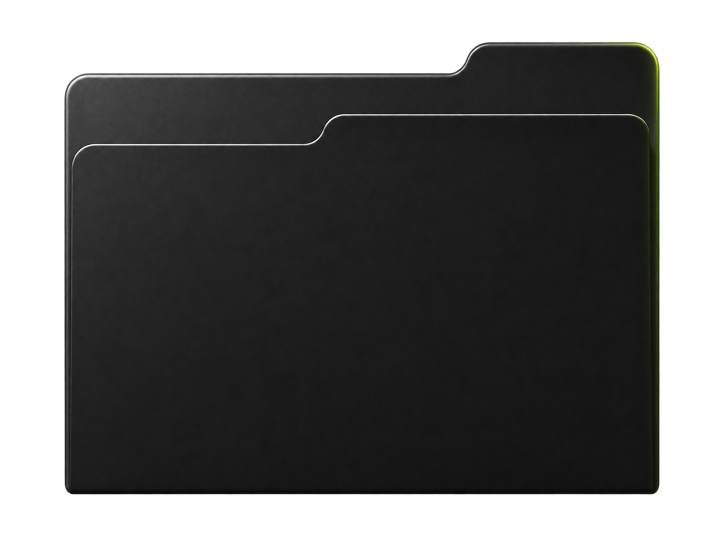
#> input picture scripts/showcase-sources/project-folders/folder-no-hand-source.png, 1448 x 1086 px (shown at 1/2 size)
$ python prepare-folder-assets.py showcase-sources/project-folders/folder-no-hand-source.png
#> lines starting #> are read from the running program, lines starting #| are printed output that depends on the picture; after the words box and inside, x2 and y2 are one past the last pixel; in counts of white or black regions, pixels touching at a corner belong together
"""Export the selected no-hand charcoal folder for cards and desktop icons."""
import argparse
import shutil
from pathlib import Path
from PIL import Image, ImageDraw

parser=argparse.ArgumentParser();parser.add_argument('source');args=parser.parse_args()
root=Path(__file__).resolve().parent.parent
sources=root/'scripts/showcase-sources/project-folders';sources.mkdir(exist_ok=True)
shutil.copyfile(args.source,sources/'folder-no-hand-source.png')
image=Image.open(args.source).convert('RGBA')
#> image is the input picture: PIL image 1448x1086 RGBA; mean R, G, B, A 20.7, 20.8, 20.4, 164.8
mask=image.getchannel('A').point(lambda value:255 if value>12 else 0)
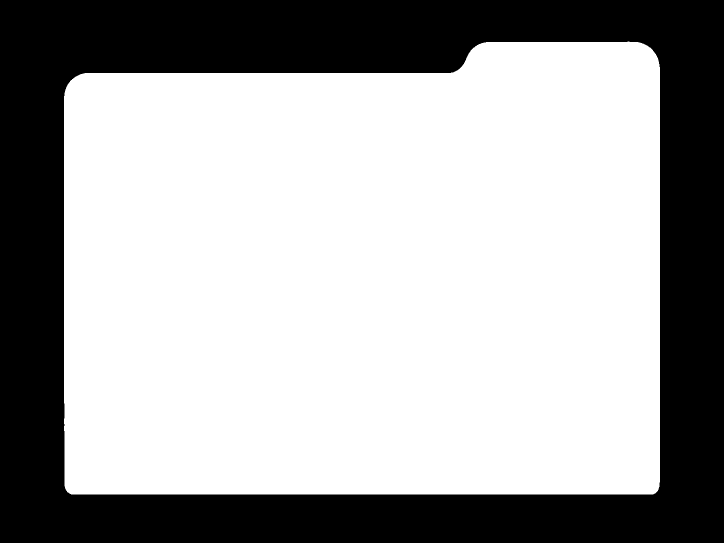
#> mask: PIL image 1448x1086 L (shown at 1/2 size); 65.3% white; 1 black region, box (x1, y1, x2, y2) and area: (0, 0, 1448, 1086) 545227
image=image.crop(mask.getbbox())
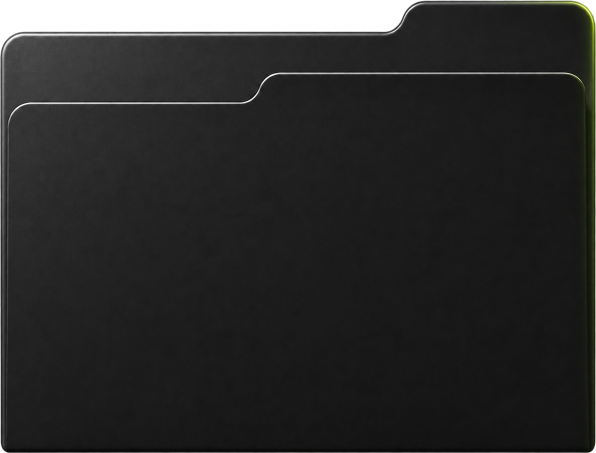
#> image: PIL image 1192x906 RGBA (shown at 1/2 size); mean R, G, B, A 30.1, 30.3, 29.7, 240; transparent parts drawn white
image.thumbnail((1152,1000),Image.Resampling.LANCZOS)
#> image: PIL image 1152x876 RGBA
image.save(root/'src/intro/folder-charcoal.webp',quality=94,method=6)
image.thumbnail((112,88),Image.Resampling.LANCZOS)
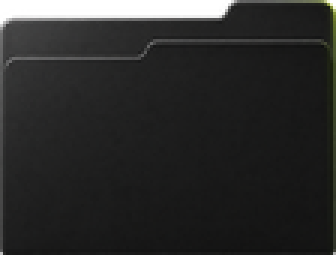
#> image: PIL image 112x85 RGBA (shown 3 times larger); mean R, G, B, A 30.9, 31.1, 30.4, 240.2; transparent parts drawn white
image.save(root/'src/intro/folder-icon.png',optimize=True)
cursor=Image.new('RGBA',(32,32))
#> cursor: PIL image 32x32 RGBA; every value is 0
draw=ImageDraw.Draw(cursor)
draw.polygon([(2,1),(2,25),(7,20),(11,29),(16,27),(12,18),(21,18)],fill='#000000')
draw.polygon([(3,4),(3,22),(7,18),(12,27),(14,26),(10,17),(18,17)],fill='#ffffff')
cursor.save(root/'src/intro/desktop-arrow.png',optimize=True)
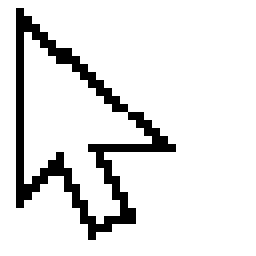
#> saved as desktop-arrow.png: PIL image 32x32 RGBA (shown 8 times larger); mean R, G, B, A 42.3, 42.3, 42.3, 69.7; transparent parts drawn white
print('Exported charcoal folder card and desktop icon with transparent alpha.')
